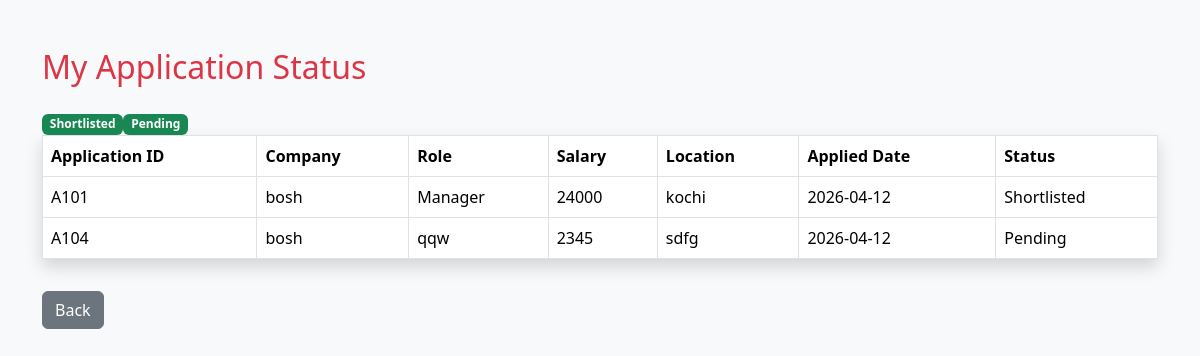
/apply/status (signed in), run on the app's committed database.
### tables this page shows
CREATE TABLE applications(
            application_id TEXT PRIMARY KEY,
            student_id TEXT,
            job_id TEXT,
            application_date TEXT,
            program TEXT,
            cgpa TEXT,
            status TEXT
        );

CREATE TABLE company(
            company_id TEXT PRIMARY KEY,
            company_name TEXT,
            mobile_number TEXT,
            email_id TEXT,
            password TEXT,
            approval_status TEXT
        );

CREATE TABLE jobs(
        job_id TEXT PRIMARY KEY,
        company_id TEXT,
        job_role TEXT,
        salary TEXT,
        location TEXT,
        expiry_date DATE,
        description TEXT,
        eligibility TEXT,
        status TEXT
    );

### app.py (the view)
@app.route("/apply/status")
def apply_status():
    if "student_id" not in session:
        return redirect("/student/login")
    student_id = session["student_id"]
    conn = get_connection()
    cursor = conn.cursor()
    cursor.execute("""
    SELECT
    a.application_id,
    j.job_role,
    j.salary,
    j.location,
    c.company_name,
    a.application_date,
    a.status
    FROM applications a
    JOIN jobs j ON a.job_id = j.job_id
    JOIN company c ON j.company_id = c.company_id
    WHERE a.student_id = ?
    """, (session['student_id'],))
    applications = cursor.fetchall()
    conn.close()
    return render_template("jobstatus.html", applications=applications)

### app.py (called while the page is built)
def get_connection():
    return sqlite3.connect(
        r"C:\Users\binnu\OneDrive\Desktop\iit_project\placement.db",
        timeout=10,
        check_same_thread=False
    )

### templates/jobstatus.html (shortened to what this page needs)
<!DOCTYPE html>
<html>
<head>
    <link href="https://cdn.jsdelivr.net/npm/bootstrap@5.3.3/dist/css/bootstrap.min.css" rel="stylesheet">
</head>
<body class="bg-light">
<div class="container py-5">
    <h2 class="text-danger mb-4">My Application Status</h2>
    <table class="table table-bordered shadow bg-white">
        <thead>
            <tr>
                <th>Application ID</th>
                <th>Company</th>
                <th>Role</th>
                <th>Salary</th>
                <th>Location</th>
                <th>Applied Date</th>
                <th>Status</th>
            </tr>
        </thead>
        <tbody>
            {% for app in applications %}
            <tr>
                <td>{{ app[0] }}</td>
                <td>{{ app[4] }}</td>
                <td>{{ app[1] }}</td>
                <td>{{ app[2] }}</td>
                <td>{{ app[3] }}</td>
                <td>{{ app[5] }}</td>
                <td>{{ app[6] }}</td>
                    <span class="badge bg-success">{{ app[6] }}</span>
            </tr>
            {% endfor %}
        </tbody>
    </table>
    <a href="/student/dashboard" class="btn btn-secondary mt-3">Back</a>
</div>
</body>
</html>

### data on the page
applications: application_id "A101", company_name "bosh", job_role "Manager", salary "24000", location "kochi", application_date "2026-04-12", status "Shortlisted"
applications: application_id "A104", company_name "bosh", job_role "qqw", salary "2345", location "sdfg", application_date "2026-04-12", status "Pending"
